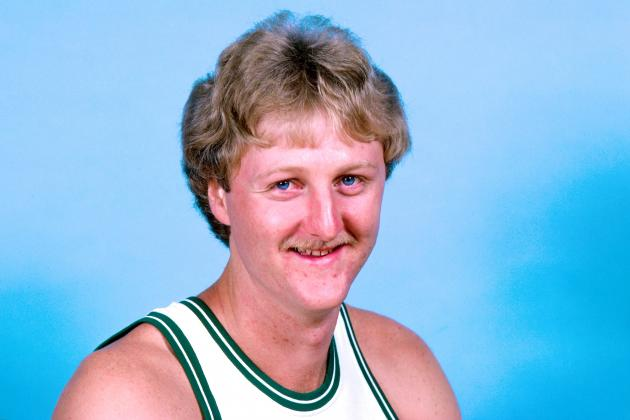
#> input picture testing/face_recognition/images/Larry/four.jpg, 630 x 420 px, given in place of the camera
$ python motion_tracker.py
#> lines starting #> are read from the running program, lines starting #| are printed output that depends on the picture; after the words box and inside, x2 and y2 are one past the last pixel; in counts of white or black regions, pixels touching at a corner belong together
import cv2 as cv
import random
import numpy as np

global width
global hsv

cap = cv.VideoCapture(0)
# Check if the webcam is opened correctly
if not cap.isOpened():
    raise IOError("Cannot open webcam")

# 1. cap an image
ret, frame = cap.read()
#> frame is the input picture: shape (420, 630, 3); mean B, G, R 212.8, 181.4, 141.3
dim = frame.shape
#> dim = (420, 630, 3)
# 2. create blank images
gray = 100 * np.zeros((dim[0], dim[1]), dtype=np.uint8)
color = 100 * np.zeros((dim[0], dim[1], 3), dtype=np.uint8)
image1 = frame.astype(float)
abs_diff = frame.copy()

# 3. while loop
while True:
    # 4. grab new image and brighten
    ret, frame = cap.read()
    orig = frame.copy()
    dim = frame.shape

    # 4. brighten image
    cv.normalize(frame, frame, alpha=50, beta=1.5 * 255, norm_type=cv.NORM_MINMAX)
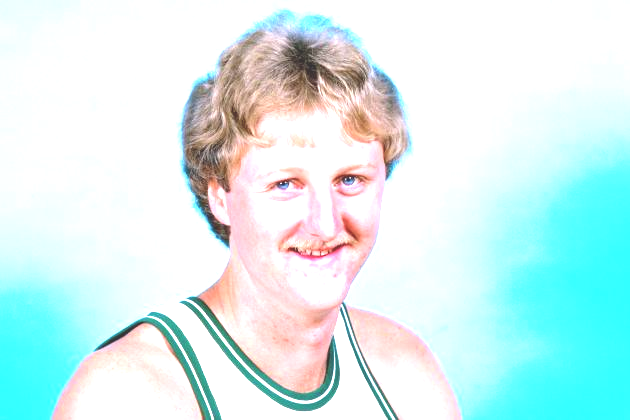
#> frame: shape (420, 630, 3); mean B, G, R 240.1, 240.7, 212.9

    # 5. Blur
    frame = cv.blur(frame, (5, 5))
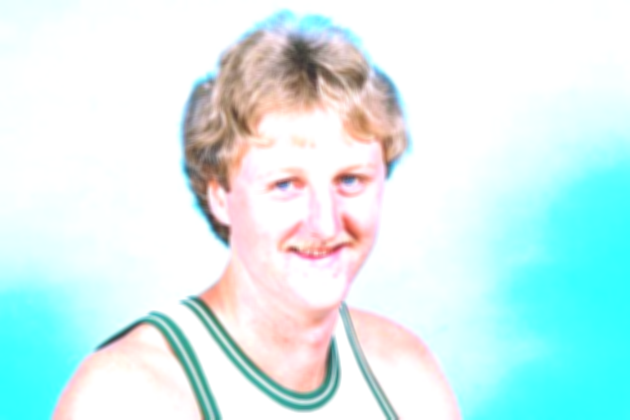
#> frame: shape (420, 630, 3); mean B, G, R 240.1, 240.7, 212.9

    # 6. accumulateWeighted
    cv.accumulateWeighted(frame, image1, alpha=0.1)

    # 7. convertScaleAbs
    color = cv.convertScaleAbs(image1)

    # 8. absDiff
    color = cv.absdiff(frame, np.array(image1, dtype='uint8'))
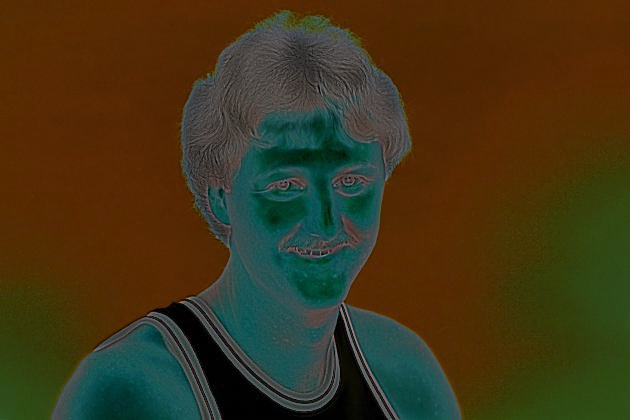
#> color: shape (420, 630, 3); mean B, G, R 25.2, 54.1, 65.2

    # 9. convert to Gray
    gray = cv.cvtColor(color, cv.COLOR_BGR2GRAY)
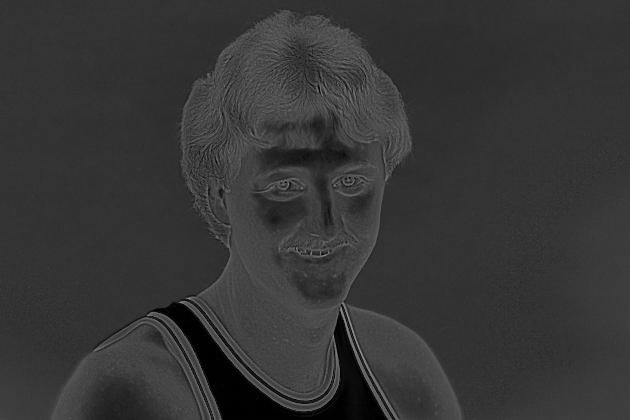
#> gray: shape (420, 630); min 0, max 151, mean 54.1
    cv.imshow('Gray', gray)

    # 10. Threshold grayscale (LOW)
    ret, gray = cv.threshold(gray, 50, 255, cv.THRESH_BINARY)
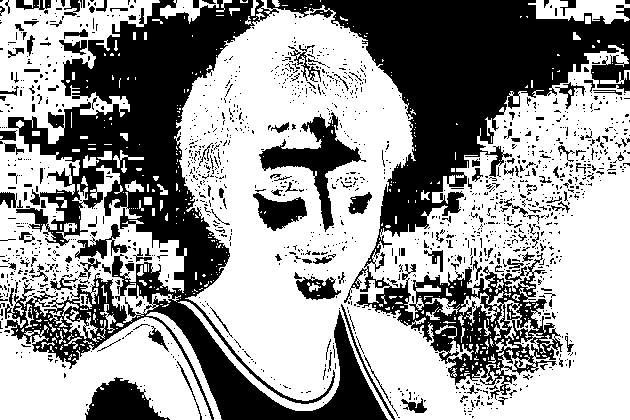
#> gray: shape (420, 630); 60.1% white; 1471 black regions (1318 under 20 px), largest, box (x1, y1, x2, y2) and area: (5, 0, 630, 420) 84305, (259, 112, 366, 232) 3217, (85, 377, 170, 420) 2145

    # 11. Blur again
    gray = cv.blur(gray, (5, 5))
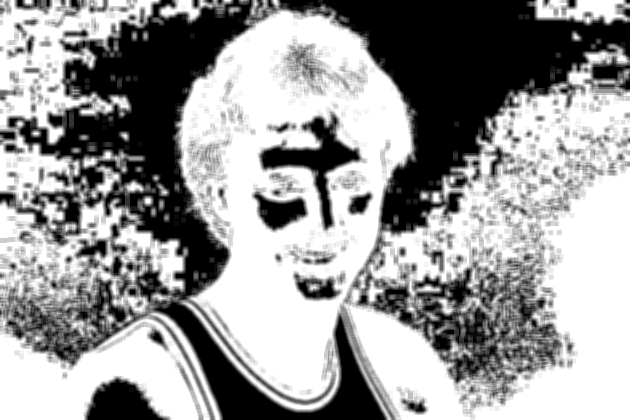
#> gray: shape (420, 630); min 0, max 255, mean 153.2

    # 12. Threshold again (HIGH)
    ret, gray = cv.threshold(gray, 210, 255, cv.THRESH_BINARY)
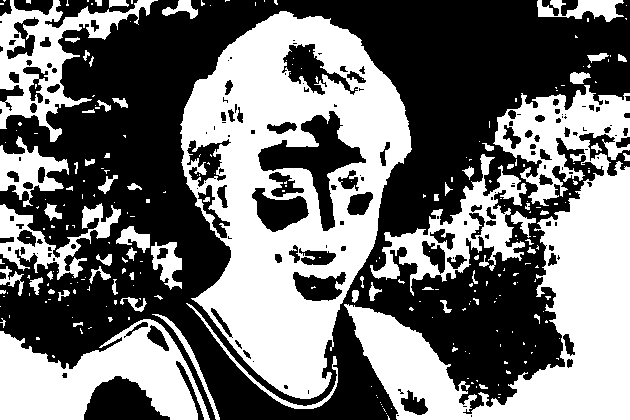
#> gray: shape (420, 630); 45.2% white; 267 white regions (199 under 20 px)
    cv.imshow('Threshold', gray)

    # 13, 14, 15, Contours and stuff...
    contours, hierarchy = cv.findContours(gray, cv.RETR_TREE, cv.CHAIN_APPROX_SIMPLE)
#> contours = 423 contours, 279 with area under 20; largest, box (x1, y1, x2, y2) and area: (180, 11, 412, 399) 57806, (344, 85, 630, 420) 35516, (0, 319, 210, 420) 11878, (0, 0, 158, 142) 7604, (370, 154, 527, 296) 6754
    good_rect = []
    contours_poly = [None] * len(contours)
#> contours_poly = 423 items
    boundRect = [None] * len(contours)
#> boundRect = 423 items

    # display contours
    contours_im = np.zeros((dim[0], dim[1]), dtype=np.uint8)
    contours_im.fill(255)
#> contours_im: shape (420, 630); every value is 255
#> (the run stopped early here; a loop or call above may not have finished)
